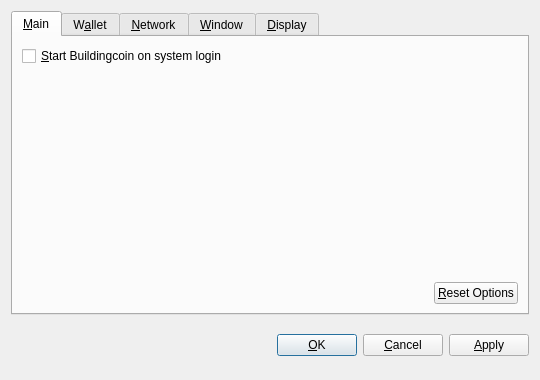
<?xml version="1.0" encoding="UTF-8"?>
<ui version="4.0">
 <class>OptionsDialog</class>
 <widget class="QDialog" name="OptionsDialog">
  <property name="geometry">
   <rect>
    <x>0</x>
    <y>0</y>
    <width>540</width>
    <height>380</height>
   </rect>
  </property>
  <property name="windowTitle">
   <string>Options</string>
  </property>
  <property name="modal">
   <bool>true</bool>
  </property>
  <layout class="QVBoxLayout" name="verticalLayout">
   <item>
    <widget class="QTabWidget" name="tabWidget">
     <property name="tabPosition">
      <enum>QTabWidget::North</enum>
     </property>
     <property name="currentIndex">
      <number>0</number>
     </property>
     <widget class="QWidget" name="tabMain">
      <attribute name="title">
       <string>&amp;Main</string>
      </attribute>
      <layout class="QVBoxLayout" name="verticalLayout_Main">
       <item>
        <widget class="QCheckBox" name="bitcoinAtStartup">
         <property name="toolTip">
          <string>Automatically start Buildingcoin after logging in to the system.</string>
         </property>
         <property name="text">
          <string>&amp;Start Buildingcoin on system login</string>
         </property>
        </widget>
       </item>
       <item>
        <spacer name="verticalSpacer_Main">
         <property name="orientation">
          <enum>Qt::Vertical</enum>
         </property>
         <property name="sizeHint" stdset="0">
          <size>
           <width>20</width>
           <height>40</height>
          </size>
         </property>
        </spacer>
       </item>
       <item>
        <layout class="QHBoxLayout" name="horizontalLayout_2_Main">
         <item>
          <spacer name="horizontalSpacer_2_Main">
           <property name="orientation">
            <enum>Qt::Horizontal</enum>
           </property>
           <property name="sizeHint" stdset="0">
            <size>
             <width>40</width>
             <height>20</height>
            </size>
           </property>
          </spacer>
         </item>
         <item>
          <widget class="QPushButton" name="resetButton">
           <property name="toolTip">
            <string>Reset all client options to default.</string>
           </property>
           <property name="text">
            <string>&amp;Reset Options</string>
           </property>
           <property name="autoDefault">
            <bool>false</bool>
           </property>
          </widget>
         </item>
        </layout>
       </item>
      </layout>
     </widget>
     <widget class="QWidget" name="tabWallet">
      <attribute name="title">
       <string>W&amp;allet</string>
      </attribute>
      <layout class="QVBoxLayout" name="verticalLayout_Network">
       <item>
        <widget class="QLabel" name="transactionFeeInfoLabel">
         <property name="text">
          <string>Optional transaction fee per kB that helps make sure your transactions are processed quickly. Most transactions are 1 kB.</string>
         </property>
         <property name="textFormat">
          <enum>Qt::PlainText</enum>
         </property>
         <property name="wordWrap">
          <bool>true</bool>
         </property>
        </widget>
       </item>
       <item>
        <layout class="QHBoxLayout" name="horizontalLayout_1_Main">
         <item>
          <widget class="QLabel" name="transactionFeeLabel">
           <property name="text">
            <string>Pay transaction &amp;fee</string>
           </property>
           <property name="textFormat">
            <enum>Qt::PlainText</enum>
           </property>
           <property name="buddy">
            <cstring>transactionFee</cstring>
           </property>
          </widget>
         </item>
         <item>
          <widget class="BitcoinAmountField" name="transactionFee"/>
         </item>
         <item>
          <spacer name="horizontalSpacer_1_Main">
           <property name="orientation">
            <enum>Qt::Horizontal</enum>
           </property>
           <property name="sizeHint" stdset="0">
            <size>
             <width>40</width>
             <height>20</height>
            </size>
           </property>
          </spacer>
         </item>
        </layout>
       </item>
       <item>
        <widget class="QLabel" name="label">
         <property name="text">
          <string>If you disable the spending of unconfirmed change, the change from a transaction cannot be used until that transaction has at least one confirmation. This also affects how your balance is computed.</string>
         </property>
         <property name="wordWrap">
          <bool>true</bool>
         </property>
        </widget>
       </item>
       <item>
        <widget class="QCheckBox" name="spendZeroConfChange">
         <property name="text">
          <string>Spend unconfirmed change  (experts only)</string>
         </property>
        </widget>
       </item>
       <item>
        <spacer name="verticalSpacer">
         <property name="orientation">
          <enum>Qt::Vertical</enum>
         </property>
         <property name="sizeHint" stdset="0">
          <size>
           <width>20</width>
           <height>40</height>
          </size>
         </property>
        </spacer>
       </item>
      </layout>
     </widget>
     <widget class="QWidget" name="tabNetwork">
      <attribute name="title">
       <string>&amp;Network</string>
      </attribute>
      <layout class="QVBoxLayout" name="verticalLayout_Network">
       <item>
        <widget class="QCheckBox" name="mapPortUpnp">
         <property name="toolTip">
          <string>Automatically open the Buildingcoin client port on the router. This only works when your router supports UPnP and it is enabled.</string>
         </property>
         <property name="text">
          <string>Map port using &amp;UPnP</string>
         </property>
        </widget>
       </item>
       <item>
        <widget class="QCheckBox" name="connectSocks">
         <property name="toolTip">
          <string>Connect to the Buildingcoin network through a SOCKS proxy (e.g. when connecting through Tor).</string>
         </property>
         <property name="text">
          <string>&amp;Connect through SOCKS proxy:</string>
         </property>
        </widget>
       </item>
       <item>
        <layout class="QHBoxLayout" name="horizontalLayout_Network">
         <item>
          <widget class="QLabel" name="proxyIpLabel">
           <property name="text">
            <string>Proxy &amp;IP:</string>
           </property>
           <property name="textFormat">
            <enum>Qt::PlainText</enum>
           </property>
           <property name="buddy">
            <cstring>proxyIp</cstring>
           </property>
          </widget>
         </item>
         <item>
          <widget class="QValidatedLineEdit" name="proxyIp">
           <property name="maximumSize">
            <size>
             <width>140</width>
             <height>16777215</height>
            </size>
           </property>
           <property name="toolTip">
            <string>IP address of the proxy (e.g. 127.0.0.1)</string>
           </property>
          </widget>
         </item>
         <item>
          <widget class="QLabel" name="proxyPortLabel">
           <property name="text">
            <string>&amp;Port:</string>
           </property>
           <property name="textFormat">
            <enum>Qt::PlainText</enum>
           </property>
           <property name="buddy">
            <cstring>proxyPort</cstring>
           </property>
          </widget>
         </item>
         <item>
          <widget class="QLineEdit" name="proxyPort">
           <property name="maximumSize">
            <size>
             <width>55</width>
             <height>16777215</height>
            </size>
           </property>
           <property name="toolTip">
            <string>Port of the proxy (e.g. 9050)</string>
           </property>
          </widget>
         </item>
         <item>
          <widget class="QLabel" name="socksVersionLabel">
           <property name="text">
            <string>SOCKS &amp;Version:</string>
           </property>
           <property name="textFormat">
            <enum>Qt::PlainText</enum>
           </property>
           <property name="buddy">
            <cstring>socksVersion</cstring>
           </property>
          </widget>
         </item>
         <item>
          <widget class="QValueComboBox" name="socksVersion">
           <property name="toolTip">
            <string>SOCKS version of the proxy (e.g. 5)</string>
           </property>
          </widget>
         </item>
         <item>
          <spacer name="horizontalSpacer_Network">
           <property name="orientation">
            <enum>Qt::Horizontal</enum>
           </property>
           <property name="sizeHint" stdset="0">
            <size>
             <width>40</width>
             <height>20</height>
            </size>
           </property>
          </spacer>
         </item>
        </layout>
       </item>
       <item>
        <spacer name="verticalSpacer_Network">
         <property name="orientation">
          <enum>Qt::Vertical</enum>
         </property>
         <property name="sizeHint" stdset="0">
          <size>
           <width>20</width>
           <height>40</height>
          </size>
         </property>
        </spacer>
       </item>
      </layout>
     </widget>
     <widget class="QWidget" name="tabWindow">
      <attribute name="title">
       <string>&amp;Window</string>
      </attribute>
      <layout class="QVBoxLayout" name="verticalLayout_Window">
       <item>
        <widget class="QCheckBox" name="minimizeToTray">
         <property name="toolTip">
          <string>Show only a tray icon after minimizing the window.</string>
         </property>
         <property name="text">
          <string>&amp;Minimize to the tray instead of the taskbar</string>
         </property>
        </widget>
       </item>
       <item>
        <widget class="QCheckBox" name="minimizeOnClose">
         <property name="toolTip">
          <string>Minimize instead of exit the application when the window is closed. When this option is enabled, the application will be closed only after selecting Quit in the menu.</string>
         </property>
         <property name="text">
          <string>M&amp;inimize on close</string>
         </property>
        </widget>
       </item>
       <item>
        <spacer name="verticalSpacer_Window">
         <property name="orientation">
          <enum>Qt::Vertical</enum>
         </property>
         <property name="sizeHint" stdset="0">
          <size>
           <width>20</width>
           <height>40</height>
          </size>
         </property>
        </spacer>
       </item>
      </layout>
     </widget>
     <widget class="QWidget" name="tabDisplay">
      <attribute name="title">
       <string>&amp;Display</string>
      </attribute>
      <layout class="QVBoxLayout" name="verticalLayout_Display">
       <item>
        <layout class="QHBoxLayout" name="horizontalLayout_1_Display">
         <item>
          <widget class="QLabel" name="langLabel">
           <property name="text">
            <string>User Interface &amp;language:</string>
           </property>
           <property name="textFormat">
            <enum>Qt::PlainText</enum>
           </property>
           <property name="buddy">
            <cstring>lang</cstring>
           </property>
          </widget>
         </item>
         <item>
          <widget class="QValueComboBox" name="lang">
           <property name="toolTip">
            <string>The user interface language can be set here. This setting will take effect after restarting Buildingcoin.</string>
           </property>
          </widget>
         </item>
        </layout>
       </item>
       <item>
        <layout class="QHBoxLayout" name="horizontalLayout_2_Display">
         <item>
          <widget class="QLabel" name="unitLabel">
           <property name="text">
            <string>&amp;Unit to show amounts in:</string>
           </property>
           <property name="textFormat">
            <enum>Qt::PlainText</enum>
           </property>
           <property name="buddy">
            <cstring>unit</cstring>
           </property>
          </widget>
         </item>
         <item>
          <widget class="QValueComboBox" name="unit">
           <property name="toolTip">
            <string>Choose the default subdivision unit to show in the interface and when sending coins.</string>
           </property>
          </widget>
         </item>
        </layout>
       </item>
       <item>
        <widget class="QCheckBox" name="displayAddresses">
         <property name="toolTip">
          <string>Whether to show Buildingcoin addresses in the transaction list or not.</string>
         </property>
         <property name="text">
          <string>&amp;Display addresses in transaction list</string>
         </property>
        </widget>
       </item>
       <item>
        <widget class="QCheckBox" name="coinControlFeatures">
         <property name="toolTip">
          <string>Whether to show coin control features or not.</string>
         </property>
         <property name="text">
          <string>Display coin &amp;control features (experts only!)</string>
         </property>
        </widget>
       </item>
       <item>
        <spacer name="verticalSpacer_Display">
         <property name="orientation">
          <enum>Qt::Vertical</enum>
         </property>
         <property name="sizeHint" stdset="0">
          <size>
           <width>20</width>
           <height>40</height>
          </size>
         </property>
        </spacer>
       </item>
      </layout>
     </widget>
    </widget>
   </item>
   <item>
    <layout class="QHBoxLayout" name="horizontalLayout_Buttons">
     <item>
      <spacer name="horizontalSpacer_1">
       <property name="orientation">
        <enum>Qt::Horizontal</enum>
       </property>
       <property name="sizeHint" stdset="0">
        <size>
         <width>40</width>
         <height>48</height>
        </size>
       </property>
      </spacer>
     </item>
     <item>
      <widget class="QLabel" name="statusLabel">
       <property name="font">
        <font>
         <weight>75</weight>
         <bold>true</bold>
        </font>
       </property>
       <property name="text">
        <string/>
       </property>
       <property name="textFormat">
        <enum>Qt::PlainText</enum>
       </property>
       <property name="wordWrap">
        <bool>true</bool>
       </property>
      </widget>
     </item>
     <item>
      <spacer name="horizontalSpacer_2">
       <property name="orientation">
        <enum>Qt::Horizontal</enum>
       </property>
       <property name="sizeHint" stdset="0">
        <size>
         <width>40</width>
         <height>48</height>
        </size>
       </property>
      </spacer>
     </item>
     <item>
      <widget class="QPushButton" name="okButton">
       <property name="text">
        <string>&amp;OK</string>
       </property>
      </widget>
     </item>
     <item>
      <widget class="QPushButton" name="cancelButton">
       <property name="text">
        <string>&amp;Cancel</string>
       </property>
       <property name="autoDefault">
        <bool>false</bool>
       </property>
      </widget>
     </item>
     <item>
      <widget class="QPushButton" name="applyButton">
       <property name="text">
        <string>&amp;Apply</string>
       </property>
       <property name="autoDefault">
        <bool>false</bool>
       </property>
      </widget>
     </item>
    </layout>
   </item>
  </layout>
 </widget>
 <customwidgets>
  <customwidget>
   <class>BitcoinAmountField</class>
   <extends>QSpinBox</extends>
   <header>bitcoinamountfield.h</header>
  </customwidget>
  <customwidget>
   <class>QValueComboBox</class>
   <extends>QComboBox</extends>
   <header>qvaluecombobox.h</header>
  </customwidget>
  <customwidget>
   <class>QValidatedLineEdit</class>
   <extends>QLineEdit</extends>
   <header>qvalidatedlineedit.h</header>
  </customwidget>
 </customwidgets>
 <resources/>
 <connections/>
</ui>
